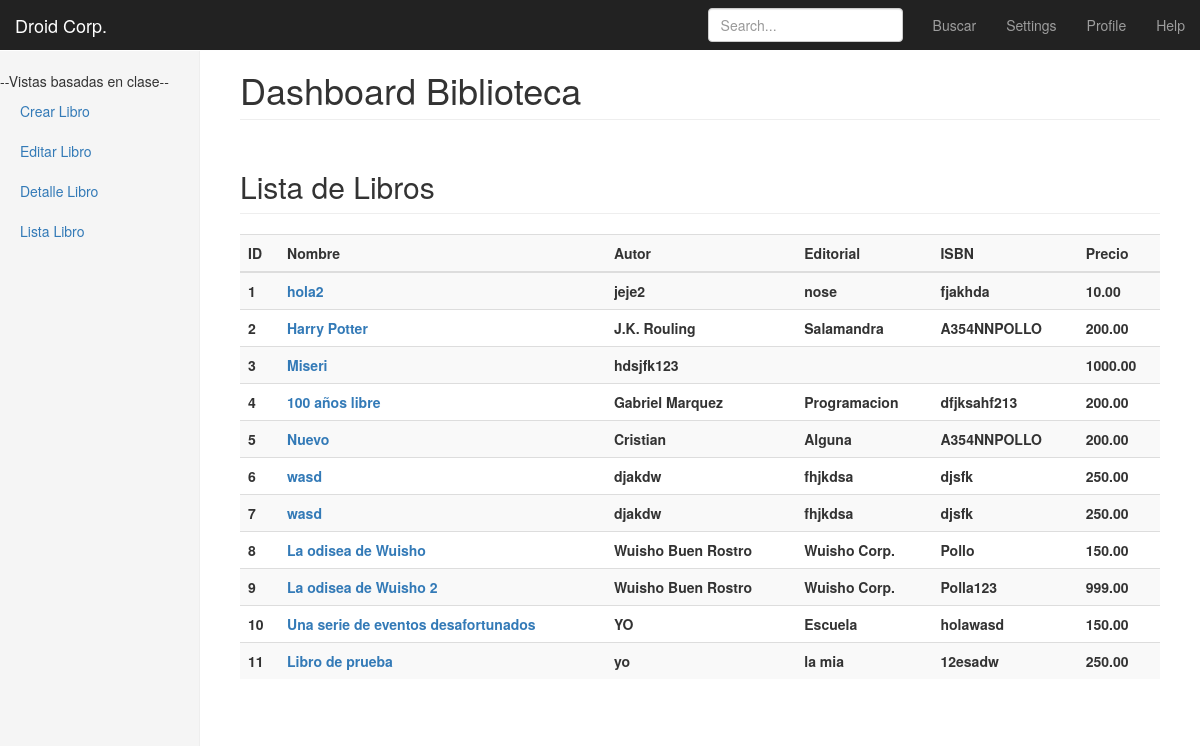
/libros/lista/, run on the app's committed database.
### libros/models.py (models this page shows, shortened)
class libromodelo(models.Model):
    nombre = models.CharField(max_length = 40)
    autor = models.CharField(max_length = 40)
    editorial = models.CharField(max_length = 40)
    ISBN = models.CharField(max_length = 40)
    precio = models.DecimalField(max_digits=9999, decimal_places=2)
    slug = models.SlugField(blank=True)

### libros/views.py (the view)
class LibroLista(ListView):
    model = libromodelo
    def get_queryset(self, *args, **kwargs):
        qs = super(LibroLista, self).get_queryset(**kwargs)
        return qs

### templates/libros/libromodelo_list.html (shortened to what this page needs)
{%extends 'base.html'%}
{%block content%}
<h2 class="sub-header">Lista de Libros</h2>
          <div class="table-responsive">
            <table class="table table-striped">
                <tr>
                  <th>ID</th>
                  <th>Nombre</th>
                  <th>Autor</th>
                  <th>Editorial</th>
                  <th>ISBN</th>
                  <th>Precio</th>
                </tr>
              <tbody>
    <ul>
  {%for libromodelo in object_list%}
    <tr>
      <th>{{libromodelo.id}}</th>
      <th><a href="/libros/{{libromodelo.id}}/editar/">{{libromodelo.nombre}}</a></th>
      <th>{{libromodelo.autor}}</th>
      <th>{{libromodelo.editorial}}</th>
      <th>{{libromodelo.ISBN}}</th>
      <th>{{libromodelo.precio}}</th>
    </tr>
  {%empty%}
    <li>No hay libros en existencia!</li>
  {%endfor%}
</ul>
      </tbody>
</table>
</div>
{%endblock %}

### templates/base.html (shortened to what this page needs)
<!DOCTYPE html>
<html lang="en">
  <head>
    <link href="/static/css/bootstrap.min.css" rel="stylesheet">
    <link href="/static/css/dashboard.css" rel="stylesheet">
    <link rel="stylesheet" href="/static/css/mycss.css">
  </head>
  <body>
    <nav class="navbar navbar-inverse navbar-fixed-top">
      <div class="container-fluid">
        <div class="navbar-header">
          <a class="navbar-brand" href="/">Droid Corp.</a>
        </div>
        <div id="navbar" class="navbar-collapse collapse">
          <ul class="nav navbar-nav navbar-right">
            <li><a href="/buscar">Buscar</a></li>
            <li><a href="#">Settings</a></li>
            <li><a href="#">Profile</a></li>
            <li><a href="#">Help</a></li>
          </ul>
          <form class="navbar-form navbar-right">
            <input type="text" class="form-control" placeholder="Search...">
          </form>
        </div>
      </div>
    </nav>
    <div class="container-fluid">
      <div class="row">
        <div class="col-sm-3 col-md-2 sidebar">
          <ul class="nav nav-sidebar">
            <li>--Vistas basadas en clase--</li>
            <li><a href="/libros/crear">Crear Libro</a></li>
            <li><a href="/libros/01/editar">Editar Libro</a></li>
            <li><a href="/libros/01">Detalle Libro</a></li>
            <li><a href="/libros/lista">Lista Libro</a></li>
          </ul>
        </div>
        <div class="col-sm-9 col-sm-offset-3 col-md-10 col-md-offset-2 main">
          <h1 class="page-header">Dashboard Biblioteca</h1>
                  {%block content%}
                  {%endblock%}
        </div>
      </div>
    </div>
    {% load static %}
  </body>
</html>

### static/css/dashboard.css (style rules this page uses)
body { padding-top: 50px; }
.sub-header { padding-bottom: 10px; border-bottom: 1px solid #eee; }
.navbar-fixed-top { border: 0; }
.sidebar { display: none; }
@media (min-width: 768px) { .sidebar { position: fixed; top: 51px; bottom: 0; left: 0; z-index: 1000; display: block; padding: 20px; overflow-x: hidden; overflow-y: auto; background-color: #f5f5f5; border-right: 1px solid #eee; } }
.nav-sidebar { margin-right: -21px; margin-bottom: 20px; margin-left: -20px; }
.nav-sidebar > li > a { padding-right: 20px; padding-left: 20px; }
.main { padding: 20px; }
@media (min-width: 768px) { .main { padding-right: 40px; padding-left: 40px; } }
.main .page-header { margin-top: 0; }

### data on the page
libromodelo: id "1", nombre "hola2", autor "jeje2", editorial "nose", ISBN "fjakhda", precio "10.00"
libromodelo: id "2", nombre "Harry Potter", autor "J.K. Rouling", editorial "Salamandra", ISBN "A354NNPOLLO", precio "200.00"
libromodelo: id "3", nombre "Miseri", autor "hdsjfk123", precio "1000.00"
libromodelo: id "4", nombre "100 años libre", autor "Gabriel Marquez", editorial "Programacion", ISBN "dfjksahf213", precio "200.00"
libromodelo: id "5", nombre "Nuevo", autor "Cristian", editorial "Alguna", ISBN "A354NNPOLLO", precio "200.00"
libromodelo: id "6", nombre "wasd", autor "djakdw", editorial "fhjkdsa", ISBN "djsfk", precio "250.00"
libromodelo: id "7", nombre "wasd", autor "djakdw", editorial "fhjkdsa", ISBN "djsfk", precio "250.00"
libromodelo: id "8", nombre "La odisea de Wuisho", autor "Wuisho Buen Rostro", editorial "Wuisho Corp.", ISBN "Pollo", precio "150.00"
libromodelo: id "9", nombre "La odisea de Wuisho 2", autor "Wuisho Buen Rostro", editorial "Wuisho Corp.", ISBN "Polla123", precio "999.00"
libromodelo: id "10", nombre "Una serie de eventos desafortunados", autor "YO", editorial "Escuela", ISBN "holawasd", precio "150.00"
libromodelo: id "11", nombre "Libro de prueba", autor "yo", editorial "la mia", ISBN "12esadw", precio "250.00"
